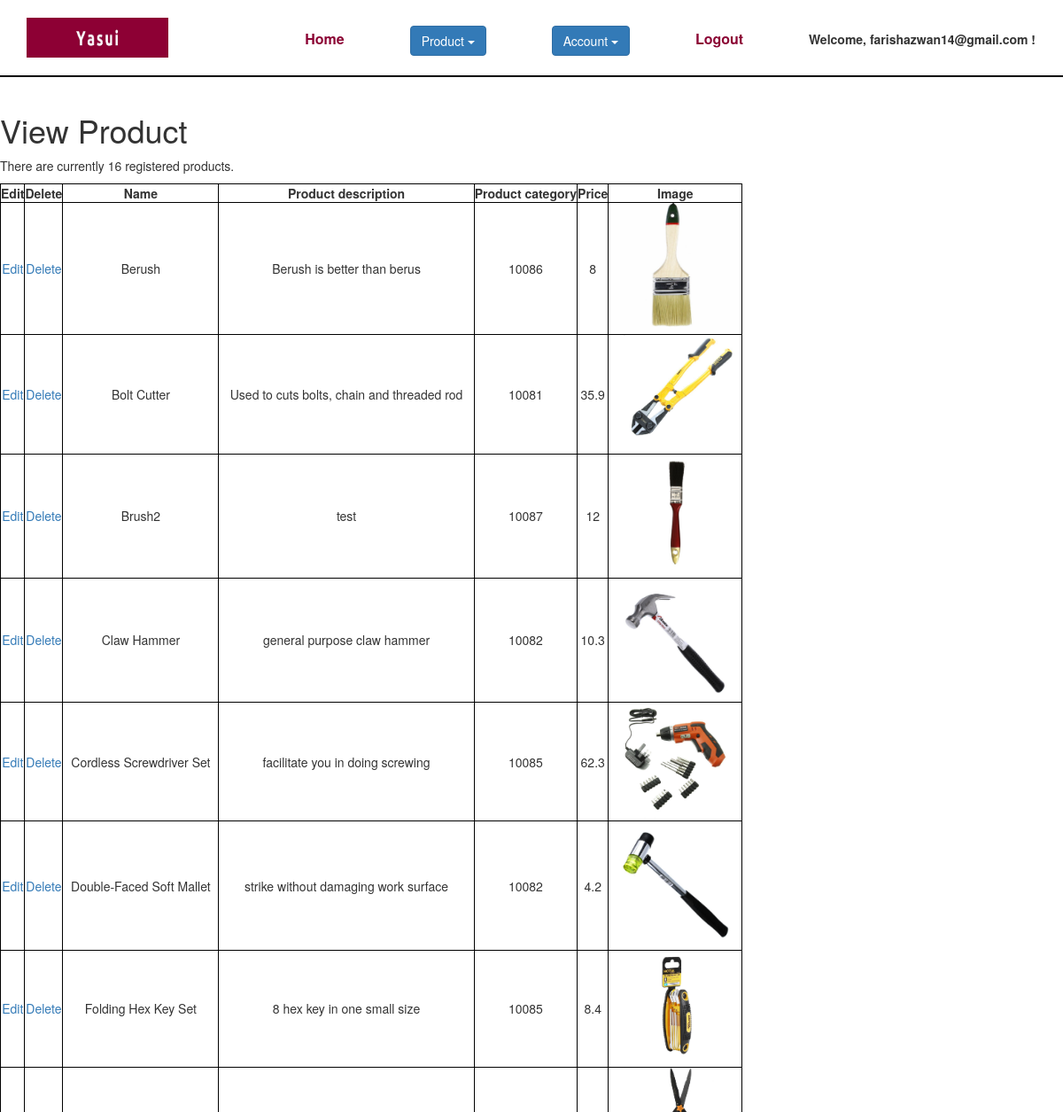
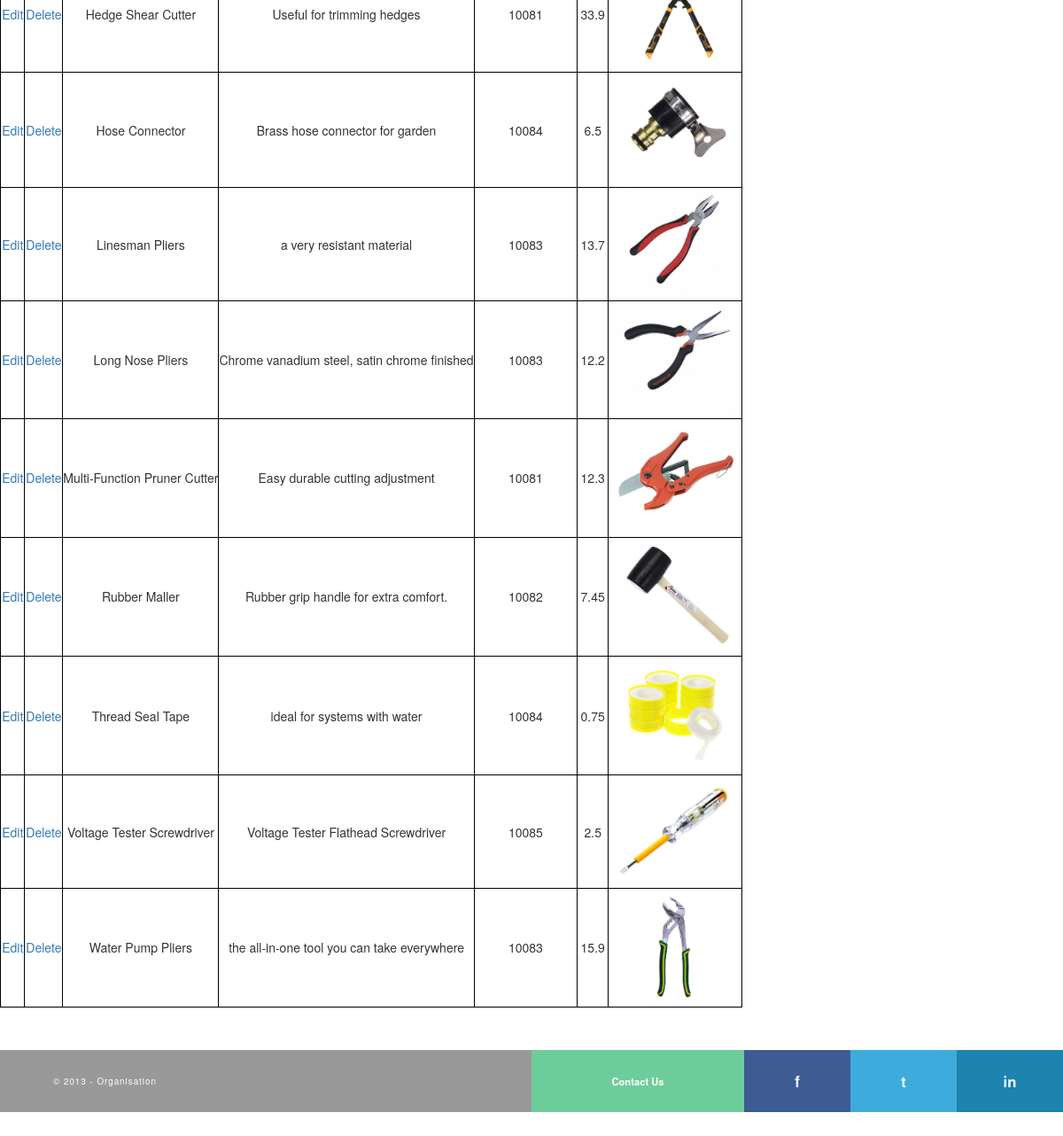
/viewProduct.php (signed in), run on the app's committed database (2 pictures, top to bottom).
### tables this page shows
CREATE TABLE `product` (
  `product_id` int(6) NOT NULL,
  `category_id` int(6) NOT NULL,
  `product_name` varchar(45) NOT NULL,
  `detail` varchar(45) NOT NULL,
  `price` float NOT NULL,
  `img_path` varchar(100) NOT NULL
);

### viewProduct.php (the view, shortened to what this page needs)
<?php
require_once 'mysql_connection.php';
include './includes/adminheader.php';
?>
<?php
echo '<h1 id="mainhead">View Product</h1>';
$query = "SELECT * FROM product ORDER BY product_name ASC";
$result = mysqli_query($dbc, $query);
$num = mysqli_num_rows($result);
if ($num > 0) {
    echo"<p>There are currently $num registered products.</p>\n";
    echo'<table align="center" cellspacing="0" cellpadding="5"> <tr><td align="left"><b>Edit</b></td><td align="left"><b>Delete</b></td><td align="left"><b>Name</b></td><td align="left"><b>Product description</b></td><td align="left"><b>Product category</b></td><td align="left"><b>Price</b></td><td align="left"><b>Image</b></td></tr>';
    while ($row = mysqli_fetch_assoc($result)) {
        echo '<tr><td align="left"><a href="editItems.php?id=' . $row['product_id'] . '">Edit</a></td><td align="left"><a href="deleteItem.php?id=' . $row['product_id'] . '">Delete</a></td><td align="left">' . $row['product_name'] . '</td><td align="left">' . $row['detail'] . '</td><td align="left">' . $row['category_id'] . '</td><td align="left">' . $row['price'] . '</td><td align="left"><img src= "'.$row["img_path"].'" style="width:150px;"></td></tr>';
    }
    echo '</table>';
} else {
    echo '<p class="error">There are currently no registered product.</p>';
}
?>
<?php
include './includes/footer.php';
?>

### css/style.css (style rules this page uses)
img { max-width: 100%; max-height: 100%; }
* { margin: 0; padding: 0; -moz-box-sizing: border-box; -webkit-box-sizing: border-box; box-sizing: border-box; }
html, body { font-family: Raleway, sans-serif; background-color: #fff; }
table, th, td { border: 1px solid black; text-align: center; }
* { box-sizing: border-box; }
a { color: #2196F3; }

### data on the page
product: product_name "Berush", detail "Berush is better than berus", category "10086", price "8", img_path (picture)
product: product_name "Bolt Cutter", detail "Used to cuts bolts, chain and threaded rod", category "10081", price "35.9", shows a picture
product: product_name "Brush2", detail "test", category "10087", price "12", img_path (picture)
product: product_name "Claw Hammer", detail "general purpose claw hammer", category "10082", price "10.3", shows a picture
product: product_name "Cordless Screwdriver Set", detail "facilitate you in doing screwing", category "10085", price "62.3", shows a picture
product: product_name "Double-Faced Soft Mallet", detail "strike without damaging work surface", category "10082", price "4.2", shows a picture
product: product_name "Folding Hex Key Set", detail "8 hex key in one small size", category "10085", price "8.4", shows a picture
product: product_name "Hedge Shear Cutter", detail "Useful for trimming hedges", category "10081", price "33.9", shows a picture
product: product_name "Hose Connector", detail "Brass hose connector for garden", category "10084", price "6.5", shows a picture
product: product_name "Linesman Pliers", detail "a very resistant material", category "10083", price "13.7", shows a picture
product: product_name "Long Nose Pliers", detail "Chrome vanadium steel, satin chrome finished", category "10083", price "12.2", shows a picture
product: product_name "Multi-Function Pruner Cutter", detail "Easy durable cutting adjustment", category "10081", price "12.3", shows a picture
product: product_name "Rubber Maller", detail "Rubber grip handle for extra comfort.", category "10082", price "7.45", shows a picture
product: product_name "Thread Seal Tape", detail "ideal for systems with water", category "10084", price "0.75", shows a picture
product: product_name "Voltage Tester Screwdriver", detail "Voltage Tester Flathead Screwdriver", category "10085", price "2.5", shows a picture
product: product_name "Water Pump Pliers", detail "the all-in-one tool you can take everywhere", category "10083", price "15.9", shows a picture

### other printed values
$_SESSION["username"] "farishazwan14@gmail.com"
$num "16"
